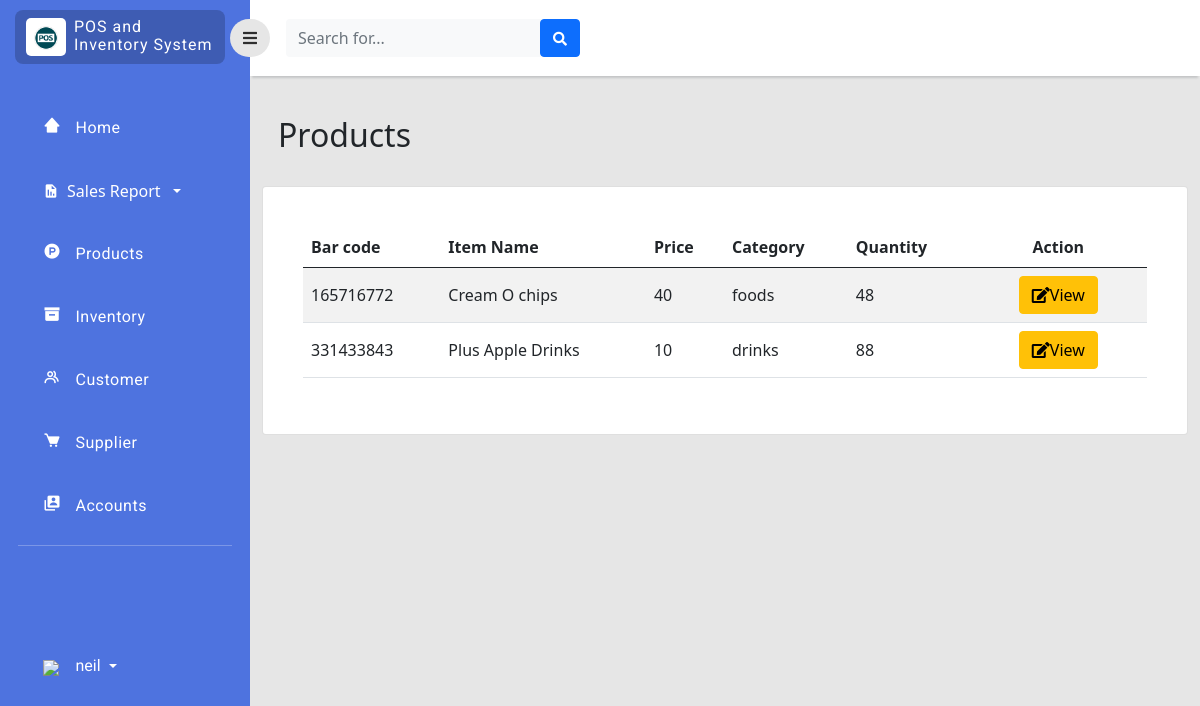
Page /php/product.php (signed in) on the earlier database version.
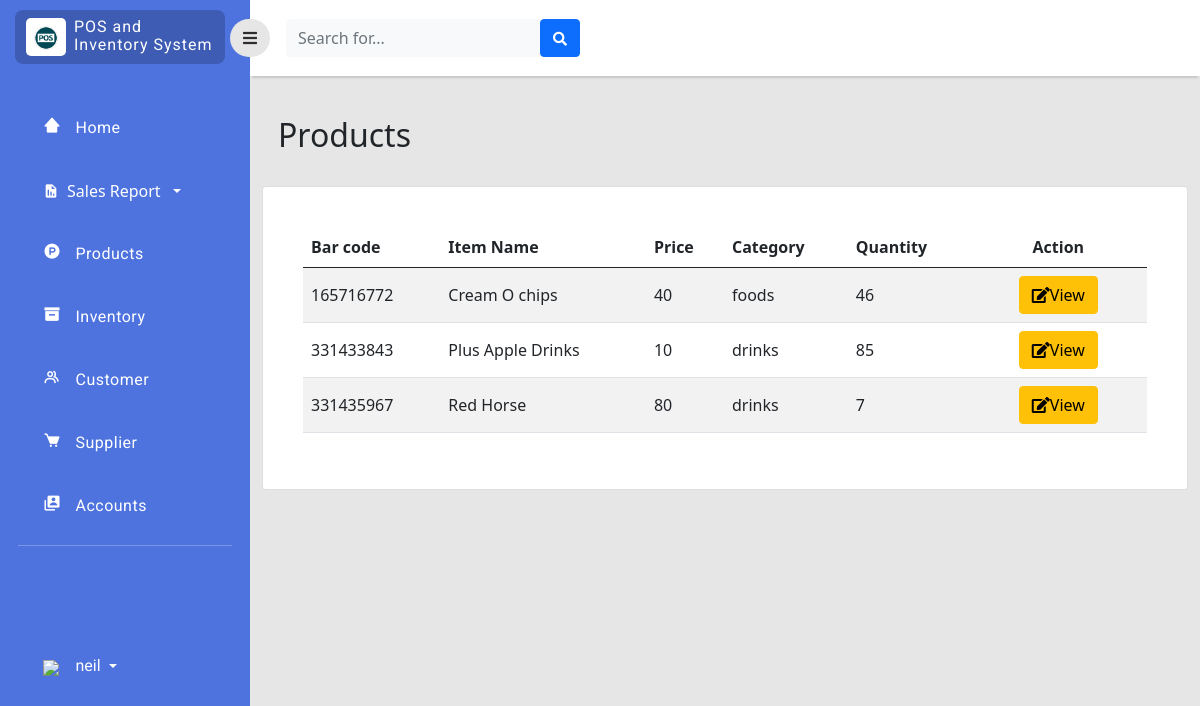
Same page on the later database version.
### tables this page shows
CREATE TABLE `inventory` (
  `item_id` bigint(11) NOT NULL,
  `bar_code` bigint(11) NOT NULL,
  `item_name` varchar(255) NOT NULL,
  `quantity` int(11) NOT NULL,
  `price` double NOT NULL,
  `orignal_price` double NOT NULL,
  `profit` double NOT NULL,
  `on_hand` int(11) NOT NULL,
  `category_id` int(11) NOT NULL,
  `supplier_id` int(11) NOT NULL,
  `stock_in` date NOT NULL,
  `date_expired` date NOT NULL
);

CREATE TABLE `category` (
  `category_id` int(11) NOT NULL,
  `category_name` enum('foods','drinks') NOT NULL
);

### php/product.php (the view, shortened to what the changed rows need)
<?php
include 'connection.php';
?>
<!doctype html>
<html lang="en">
  <head>
    <link href="https://cdn.jsdelivr.net/npm/bootstrap@5.0.2/dist/css/bootstrap.min.css" rel="stylesheet"
>
    <link rel="stylesheet" type="text/css" href="../style/dash.css">
    <link
      href="https://cdnjs.cloudflare.com/ajax/libs/font-awesome/5.15.1/css/all.min.css"
      rel="stylesheet"
    />
    <link href='https://unpkg.com/boxicons@2.1.2/css/boxicons.min.css' rel='stylesheet'>
    </head>
    <body>
    <div class="page">
        <div class="content">
            <div class="col py-3 d-flex justify-content-center overflow-auto">
                <div class="container-fluid">
                    <div class="row">
                        <div class="col">
                            <br>
                            <h2 class="text-dark text-start ps-3">Products</h2><br>
                        </div>
                    </div>
                    <div class="row">
                        <div class="col ">
                            <div class="card">
                                <div class="card-body rounded-3 m-4 table-responsive-lg">
                                    <table class="table table-striped align-middle" id="ProductTab">
                                        <thead>
                                            <tr>
                                                <th scope="col">Bar code</th>
                                                <th scope="col">Item Name</th>
                                                <th scope="col">Price</th>
                                                <th scope="col">Category</th>
                                                <th scope="col">Quantity</th>
                                                <th scope="col" style="text-align: center;">Action</th>
                                            </tr>
                                        </thead>
                                        <tbody>
                                            <?php
                                            $query_run = mysqli_query($con,"SELECT * FROM inventory");
                                            $sql_run = mysqli_query($con,"SELECT * FROM category,inventory WHERE(category.category_id=inventory.category_id)");
                                            $sup_run = mysqli_query($con,"SELECT * FROM supplier,inventory WHERE(supplier.supplier_id=inventory.supplier_id)");
                                            while ($row=mysqli_fetch_assoc($query_run) AND $rows=mysqli_fetch_assoc($sql_run) AND $crows=mysqli_fetch_assoc($sup_run)) { ?>
                                                <tr>
                                                    <td><?php echo $row['bar_code'];  ?></td>
                                                    <td><?php echo $row['item_name'];  ?></td>
                                                    <td><?php echo $row['price'];  ?></td>
                                                    <td><?php echo $rows['category_name'];  ?></td>
                                                    <td><?php echo $row['quantity'];  ?></td>
                                                    <td>
                                                        <div class="d-flex flex-row justify-content-center">
                                                            <button class="btn btn-warning editbtn mx-3" data-toggle="modal" type="button"><i class="fas fa-edit" data-toggle="tooltip" title="edit"></i>View</button>
                                                    </td>
                                                </tr>
                                            <?php }  ?>
                                        </tbody>
                                    </table>
                                </div>
                            </div>
                        </div>
                    </div>
                </div>
            </div>
        </div>
    </div>
</body>
</html>

Differences in the rows shown:
changed inventory "Cream O chips": quantity "48" → "46"
changed inventory "Plus Apple Drinks": quantity "88" → "85"
added inventory: bar_code "331435967", item_name "Red Horse", price "80", category.category_name "drinks", quantity "7"
